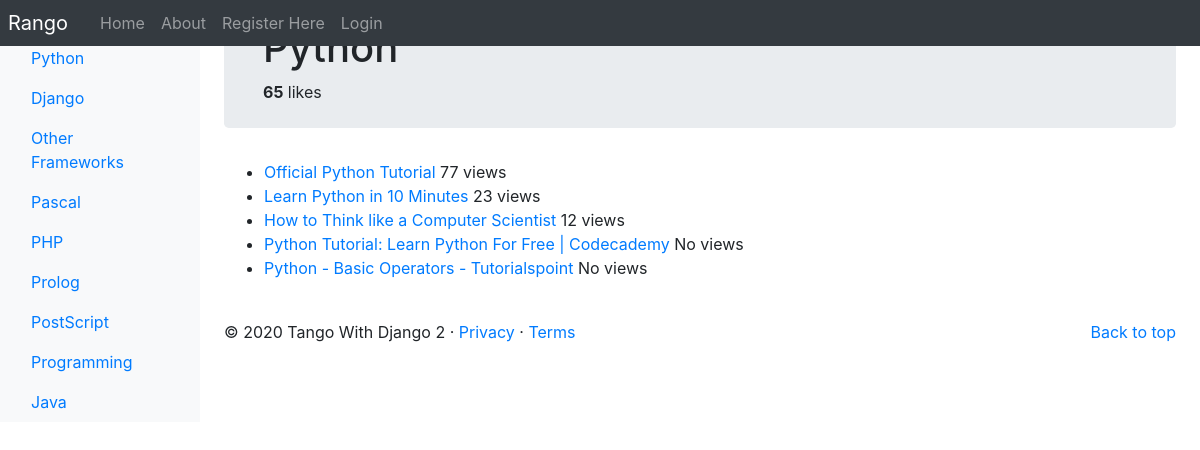
/rango/category/python/, run on the app's committed database.
### rango/models.py (models this page shows, shortened)
class Category(models.Model):
    NAME_MAX_LENGTH = 128
    name = models.CharField(max_length=NAME_MAX_LENGTH, unique=True)
    views = models.IntegerField(default=0)
    likes = models.IntegerField(default=0)
    slug = models.SlugField(unique=True)
    class Meta:
        verbose_name_plural = 'Categories'

class Page(models.Model):
    TITLE_MAX_LENGTH = 128
    URL_MAX_LENGTH = 200
    category = models.ForeignKey(Category, on_delete=models.CASCADE)
    title = models.CharField(max_length=TITLE_MAX_LENGTH)
    url = models.URLField()
    views = models.IntegerField(default=0)
    last_visit = models.DateTimeField(blank=True)

### rango/views.py (the view, shortened to what this page needs)
# urls.py: path('category/<slug:category_name_slug>/', ShowCategoryView.as_view(), name='show_category'),
class ShowCategoryView(View):
    context_dict = dict()
    result_list = []
    def get_data(self, category_name_slug):
        try:
            category = Category.objects.get(slug=category_name_slug)
            pages = Page.objects.filter(category=category).order_by('-views')
            self.context_dict['pages'] = pages
            self.context_dict['category'] = category
        except Category.DoesNotExist:
            self.context_dict['category'] = None
            self.context_dict['pages'] = None
    def get(self, request, category_name_slug):
        self.get_data(category_name_slug)
        self.context_dict['result_list'] = self.result_list
        return render(request, 'rango/category.html', context=self.context_dict)

### rango/templatetags/rango_template_tags.py (called while the page is built)
@register.inclusion_tag('rango/categories.html')
def get_category_list(current_category=None):
    return {'categories': Category.objects.all(),
            'current_category': current_category}

### templates/rango/category.html (shortened to what this page needs)
{% extends 'rango/base.html' %}
{% load staticfiles %}
{% block body_block %}
    <div class="jumbotron p-4">
        <div class="container">
            {% if category %}
                <h1 class="jumbotron-heading">{{ category.name }}</h1>
                <div>
                    <strong id="like_count">{{ category.likes }}</strong> likes
                </div>
            {% else %}
                <h1 class="jumbotron-heading">The specified category does not exist.</h1>
            {% endif %}
        </div>
    </div>
    {% if category %}
        <div id="pages">
            {% if pages %}
            <ul>
                {% for page in pages %}
                    <li>
                        <a href="{% url 'rango:goto' %}?page_id={{ page.id }}">{{ page.title }}</a>
                        <span class="tag tag-pill tag-primary">
                            {% if page.views > 1 %}
                                {{ page.views }} views
                            {% elif page.views == 0 %}
                                No views
                            {% else %}
                                {{ page.views }} view
                            {% endif %}
                        </span></li>
                {% endfor %}
            </ul>
            {% else %}
                <strong>No pages currently in category.</strong>
            {% endif %}
        </div>
        <br />
    {% endif %}
{% endblock %}

### templates/rango/categories.html (shortened to what this page needs)
<ul class="nav flex-column">
    {% if categories %}
        {% for c in categories %}
            {% if c == current_category %}
                <li class="nav-item">
                    <a class="nav-link active" href="{% url 'rango:show_category' c.slug %}">
                        {{ c.name }}
                    </a>
                </li>
            {% else %}
                <li class="nav-item">
                    <a class="nav-link" href="{% url 'rango:show_category' c.slug %}">
                        {{ c.name }}
                    </a>
                </li>
            {% endif %}
        {% endfor %}
    {% else %}
        <li class="nav-item">There are no categories present.</li>
    {% endif %}
</ul>

### data on the page
Category: name "Python", likes "65"
Category: name "Django"
Category: name "Other Frameworks"
Category: name "Pascal"
Category: name "PHP"
Category: name "Prolog"
Category: name "PostScript"
Category: name "Programming"
Category: name "Java"
Page: title "Official Python Tutorial", views "77"
Page: title "Learn Python in 10 Minutes", views "23"
Page: title "How to Think like a Computer Scientist", views "12"
Page: title "Python Tutorial: Learn Python For Free | Codecademy", views "No views"
Page: title "Python - Basic Operators - Tutorialspoint", views "No views"
